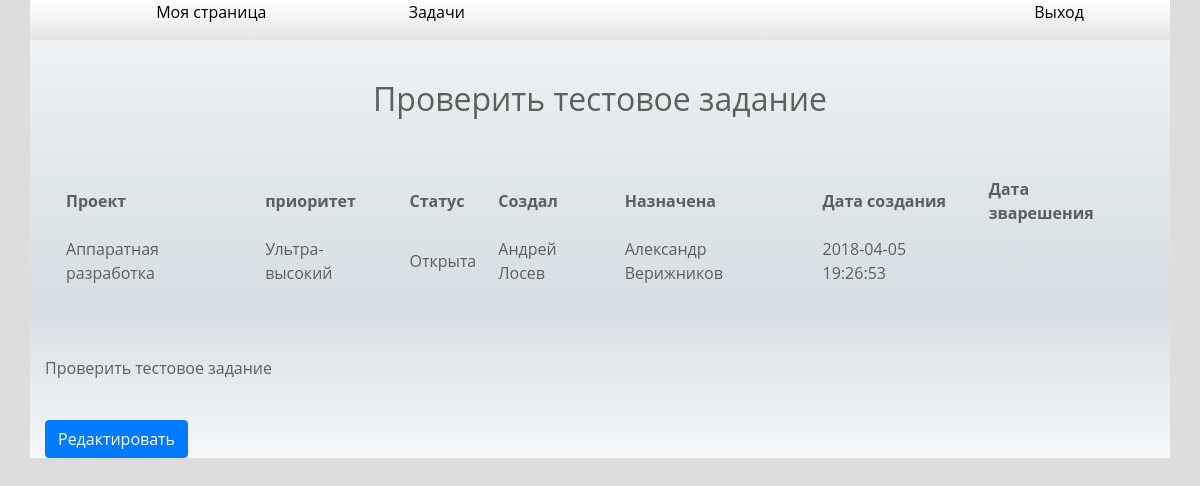
The app's page /personalroom/room.php?id=opentask&num=4 with its own data.
### tables this page shows
CREATE TABLE `tasks` (
  `id` int(11) NOT NULL,
  `name` varchar(55) NOT NULL,
  `priority` varchar(55) NOT NULL,
  `project` varchar(55) NOT NULL,
  `status` varchar(55) NOT NULL,
  `description` text NOT NULL,
  `created` varchar(55) NOT NULL,
  `appointed` varchar(55) NOT NULL,
  `startdate` text NOT NULL,
  `enddate` text NOT NULL
);

### personalroom/room.php (called while the page is built, shortened)
<?php
require('../view/personalroom.php');
?>

### view/opentask.php (the view, shortened to what this page needs)
<?php
	$numbertask = $_GET[num];
	$query = $db->query("
		SELECT * FROM tasks WHERE id = '$numbertask'
	");
	foreach($query as $row):
?>
<div class="row opentask">
	<div class="col-12 nametask">
		<h2><?php echo $row['name'] ?></h2>
	</div>
	<div class="col-12 tabletask">
		<table>
			<tr>
				<th>Проект</th>
				<th>приоритет</th>
				<th>Статус</th>
				<th>Создал</th>
				<th>Назначена</th>
				<th>Дата создания</th>
				<th>Дата зварешения</th>
			</tr>
			<tr>
				<td><?php echo $row['project']?></td>
				<td><?php echo $row['priority']?></td>
				<td id="statuss"><?php echo $row['status']?></td>
				<td><?php echo $row['created']?></td>
				<td><?php echo $row['appointed']?></td>
				<td><?php echo $row['startdate']?></td>
				<td><?php echo $row['enddate']?></td>
			</tr>
		</table>
	</div>
	<div class="col-12">
		<?php echo $row['description']?>
	</div>
	<div class="col-4 editbutton">
		<button class="btn btn-primary openedit">Редактировать</button>
	</div>
</div>
	<?php endforeach?>

### css/style.css (style rules this page uses)
body,html { padding:0;margin:0;color:#5e5e5e;font-family:"Open Sans",sans-serif;overflow-x:hidden;background-color:#ddd }
.tabletask { margin-top:40px;margin-bottom:60px }
.nametask { margin-top:40px;text-align:center }
.tabletask>table { margin:0 auto;border-collapse:separate;border-spacing:20px 10px }
.editbutton { margin-top:40px }
.tabletask { overflow:auto }

### records on screen
tasks: name "Проверить тестовое задание", project "Аппаратная разработка", priority "Ультра-высокий", status "Открыта", created "Андрей Лосев", appointed "Александр Верижников", startdate "2018-04-05 19:26:53", description "Проверить тестовое задание"
